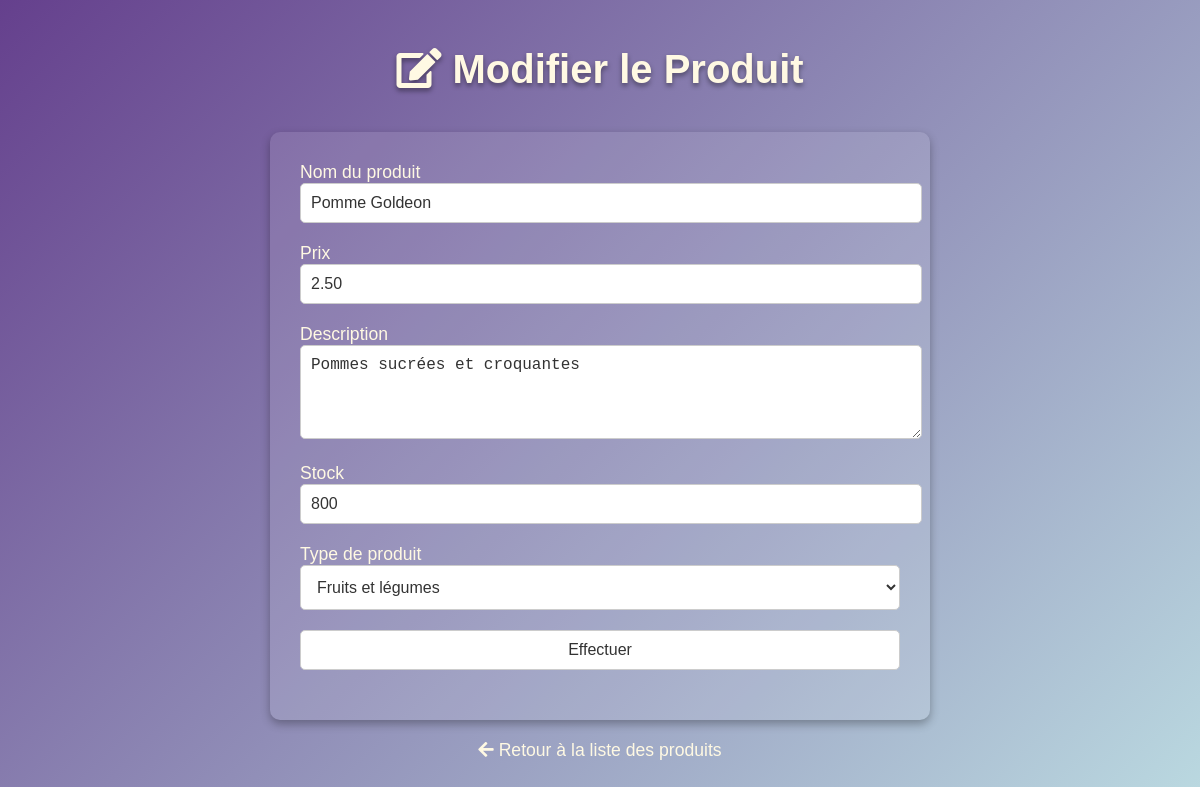
/update/12, run on the app's committed database.
### tables this page shows
CREATE TABLE produits (
                        id INTEGER PRIMARY KEY AUTOINCREMENT,
                        nom TEXT NOT NULL,
                        prix REAL NOT NULL, 
                        description TEXT NOT NULL,
                        stock INTEGER NOT NULL,
                        type_produit TEXT NOT NULL
                    );

### app.py (the view)
@app.route('/update/<int:id>', methods=['GET', 'POST'])
def edit_product(id):
    produit = Produit()  # Créer une instance de la classe Produit
    produit_to_update = next((p for p in produit.get_products() if p.id == id), None)  # Trouver le produit à modifier
    if produit_to_update is None:
        flash('Produit non trouvé', 'danger')
        return redirect(url_for('list_produits'))
    form = AddProductForm(obj=produit_to_update)
    if form.validate_on_submit():
        prix = float(form.prix.data) if isinstance(form.prix.data, Decimal) else form.prix.data
        produit.update_product(id, form.nom.data, prix, form.description.data, form.stock.data, form.type_produit.data)
        return redirect(url_for('list_produits'))
    return render_template('edit_product.html', form=form, produit=produit_to_update)

### forms.py
class AddProductForm(FlaskForm):
    nom = StringField('Nom du produit', validators=[DataRequired(), Length(max=50)])
    prix = DecimalField('Prix', validators=[DataRequired(), NumberRange(min=0)], places=2)
    description = TextAreaField('Description', validators=[Length(max=200)])
    stock = IntegerField('Stock', validators=[DataRequired(), NumberRange(min=0)])
    type_produit = SelectField('Type de produit', choices=[
        ('Fruits et légumes', 'Fruits et légumes'),
        ('Produits laitiers', 'Produits laitiers'),
        ('Viandes et protéines', 'Viandes et protéines'),
        ('Produits de boulangerie', 'Produits de boulangerie'),
        ('Céréales et grains', 'Céréales et grains'),
        ('Conserves et produits secs', 'Conserves et produits secs'),
        ('Condiments et épices', 'Condiments et épices'),
        ('Boissons', 'Boissons'),
        ('Produits surgelés', 'Produits surgelés'),
        ('Snacks et confiseries', 'Snacks et confiseries'),
        ('Produits non alimentaires', 'Produits non alimentaires')
    ], validators=[DataRequired()])
    submit = SubmitField('Effectuer')

### gestion_produit.py (called while the page is built)
    def get_products(self):
        try:
            with sqlite3.connect("app_database.db") as connection:
                cursor = connection.cursor()
                cursor.execute("SELECT * FROM produits")
                produits = cursor.fetchall()
                return [Produit(nom=row[1], prix=row[2], description=row[3], stock=row[4], type_produit=row[5], id=row[0]) for row in produits]
        except sqlite3.Error as e:
            print(f"Erreur lors de la récupération des produits : {e}")
            return []

### templates/edit_product.html (shortened to what this page needs)
<!DOCTYPE html>
<html lang="fr">
<head>
    <link rel="stylesheet" type="text/css" href="{{ url_for('static', filename='style_edit_product.css') }}">
    <link href="https://cdnjs.cloudflare.com/ajax/libs/font-awesome/5.15.3/css/all.min.css" rel="stylesheet">
</head>
<body>
    <h1><i class="fas fa-edit"></i> Modifier le Produit</h1>
    <form method="POST">
        <div>
            <label for="nom">{{ form.nom.label }}</label>
            {{ form.nom(size=32) }}
        </div>
        <div>
            <label for="prix">{{ form.prix.label }}</label>
            {{ form.prix(size=32) }}
        </div>
        <div>
            <label for="description">{{ form.description.label }}</label>
            {{ form.description(rows=4, cols=50) }}
        </div>
        <div>
            <label for="stock">{{ form.stock.label }}</label>
            {{ form.stock(size=32) }}
        </div>
        <div>
            <label for="type_produit">{{ form.type_produit.label }}</label>
            <select name="type_produit">
                <option value="Fruits et légumes" {% if form.type_produit.data == 'Fruits et légumes' %}selected{% endif %}>Fruits et légumes</option>
            </select>
        </div>
        <div>
            {{ form.submit() }}
        </div>
    </form>
    <a href="{{ url_for('list_produits') }}" class="back-link">
        <i class="fas fa-arrow-left"></i> Retour à la liste des produits
    </a>
</body>
</html>

### Static/style_edit_product.css (style rules this page uses)
body { font-family: Arial, sans-serif; background: linear-gradient(135deg, #65408d, #bcdce2); color: white; padding: 20px; margin: 0; display: flex; flex-direction: column; min-height: 100vh; }
h1 { text-align: center; font-size: 2.5rem; margin-bottom: 40px; color: #fff9e3; text-shadow: 0 3px 5px rgba(0, 0, 0, 0.4); }
form { max-width: 600px; margin: 0 auto; background: rgba(255, 255, 255, 0.1); padding: 30px; border-radius: 10px; box-shadow: 0 4px 10px rgba(0, 0, 0, 0.3); }
div { margin-bottom: 20px; }
label { font-size: 1.1rem; color: #fff9e3; }
input, select, textarea { width: 100%; padding: 10px; font-size: 1rem; border: 1px solid #ccc; border-radius: 5px; background-color: #fff; color: #333; }
select { padding: 12px; }
.back-link { display: block; margin-top: 20px; text-align: center; font-size: 1.1rem; color: #fff9e3; text-decoration: none; }

### data on the page
produits: nom "Pomme Goldeon", prix "2.50", description "Pommes sucrées et croquantes", stock "800", type_produit "Fruits et légumes"
